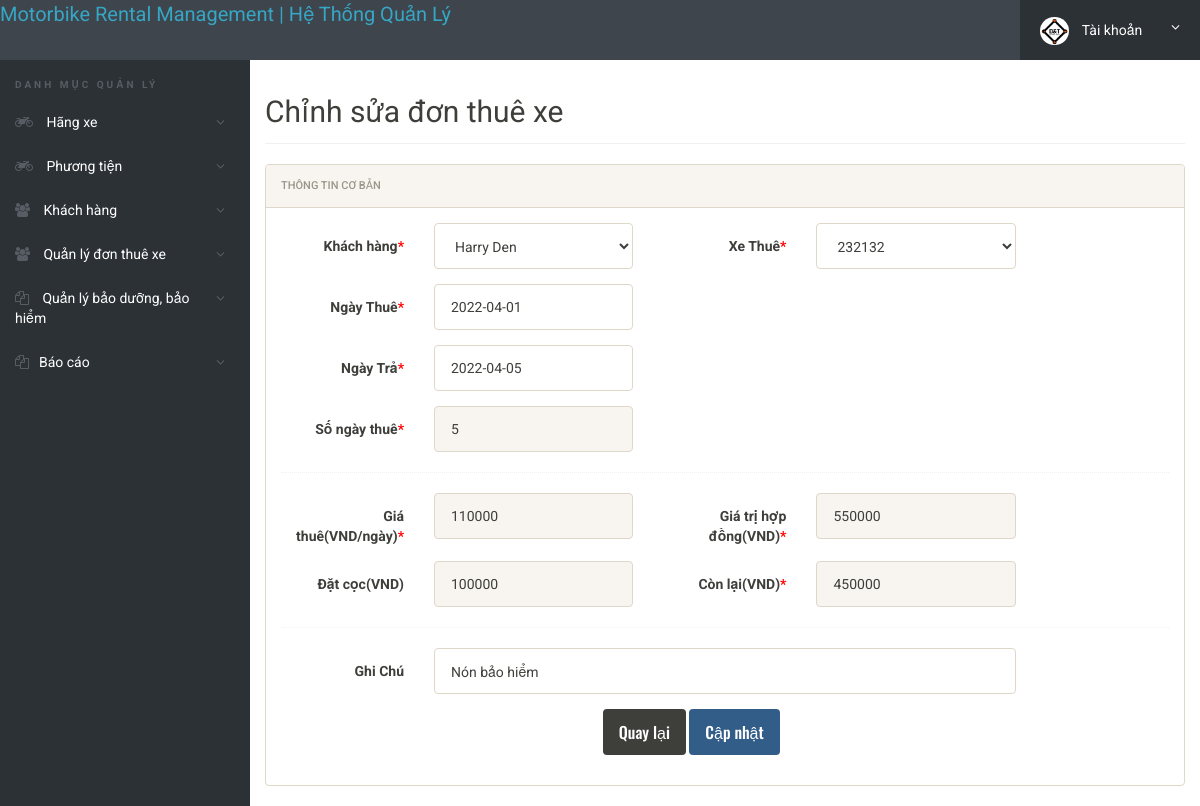
The page /admin/login/edit-booking.php?id=1 (signed in) on the database its author committed.
### tables this page shows
CREATE TABLE IF NOT EXISTS `dathang` (
  `id` int(30) NOT NULL PRIMARY KEY,
  `idkhachhang` int(30) NOT NULL,
  `idxe` int(30) NOT NULL,
  `NgayThue` date NOT NULL,
  `NgayTra` date NOT NULL,
  `SoNgayThue` int(11) NOT NULL DEFAULT 0,
  `GiaTriHopDong` float NOT NULL DEFAULT 0,
  `DatTruoc` float NOT NULL DEFAULT 0,
  `ConLai` float NOT NULL DEFAULT 0,
  `PhiKhac` float NOT NULL DEFAULT 0,
  `GhiChu` varchar(255) DEFAULT NULL,
  `TinhTrang` tinyint(1) NOT NULL DEFAULT 0 COMMENT '0=Picked -up, 1 =Returned, 2=Cancelled',
  `NgayNhap` datetime NOT NULL DEFAULT current_timestamp(),
  `NgayCapNhat` datetime DEFAULT NULL ON UPDATE current_timestamp()
);

CREATE TABLE IF NOT EXISTS `khachhang` (
  `id` int(11) NOT NULL primary key,
  `HoVaTen` varchar(120) DEFAULT NULL,
  `Email` varchar(100) DEFAULT NULL,
  `CCCD` varchar(20) DEFAULT NULL,
  `SoDienThoai` char(11) DEFAULT NULL,
  `NgaySinh` varchar(100) DEFAULT NULL,
  `DiaChi` varchar(255) DEFAULT NULL,
  `Quan` varchar(100) DEFAULT NULL,
  `ThanhPho` varchar(100) DEFAULT NULL,
  `RegDate` timestamp NULL DEFAULT CURRENT_TIMESTAMP,
  `UpdationDate` timestamp NULL DEFAULT NULL ON UPDATE CURRENT_TIMESTAMP
);

### admin/login/edit-booking.php (the view, shortened to what this page needs)
<?php
include('includes/config.php');
if(strlen($_SESSION['alogin'])==0)
	{
header('location:index.php');
}else{
?>
<!doctype html>
<html lang="en" class="no-js">
<head>
	<link rel="stylesheet" href="css/font-awesome.min.css">
	<link rel="stylesheet" href="css/bootstrap.min.css">
	<link rel="stylesheet" href="css/dataTables.bootstrap.min.css">
	<link rel="stylesheet" href="css/bootstrap-social.css">
	<link rel="stylesheet" href="css/bootstrap-select.css">
	<link rel="stylesheet" href="css/fileinput.min.css">
	<link rel="stylesheet" href="css/awesome-bootstrap-checkbox.css">
	<link rel="stylesheet" href="css/style.css">
	<link rel="stylesheet" href="//code.jquery.com/ui/1.12.1/themes/base/jquery-ui.css">
    <link rel="stylesheet" href="https://cdnjs.cloudflare.com/ajax/libs/chosen/1.8.7/chosen.min.css">
</head>
<body>
	<?php include('includes/header.php');?>
	<div class="ts-main-content">
	<?php include('includes/leftbar.php');?>
		<div class="content-wrapper">
			<div class="container-fluid">
				<div class="row">
					<div class="col-md-12">
						<h2 class="page-title">Chỉnh sửa đơn thuê xe</h2>
						<div class="row">
							<div class="col-md-12">
								<div class="panel panel-default">
									<div class="panel-heading">Thông Tin Cơ bản</div>
									<div class="panel-body">
<?php
$id=intval($_GET['id']);
$sql ="SELECT dathang.*,khachhang.HoVaTen,khachhang.id as cid, thongtinxe.TenXe,thongtinxe.GiaThueTheoNgay, thongtinxe.id as vid
from dathang
join khachhang on dathang.idkhachhang=khachhang.id
join thongtinxe on dathang.idxe=thongtinxe.id
where dathang.id=:id";
$query = $dbh -> prepare($sql);
$query-> bindParam(':id', $id, PDO::PARAM_STR);
$query->execute();
$results=$query->fetchAll(PDO::FETCH_OBJ);
if($query->rowCount() > 0)
{
foreach($results as $result)
{	?>
<form method="post" class="form-horizontal" enctype="multipart/form-data" name="submit" onSubmit="return valid();">
<div class="form-group">
 <label class="col-sm-2 control-label">Khách hàng<span style="color:red">*</span></label>
 <div class="col-sm-3">
	<select class="form-control" name="khachhang" id="khachhang" required >
		<option value="<?php echo htmlentities($result->cid);?>"><?php echo htmlentities($cname=$result->HoVaTen); ?> </option>
	</select>
 </div>
 <label class="col-sm-2 control-label">Xe Thuê<span style="color:red">*</span></label>
  <div class="col-sm-3">
	<select class="form-control" name="xethue" id="xethue">
	<option value="<?php echo htmlentities($result->vid);?>"><?php echo htmlentities($bdname=$result->TenXe);?></option>
    </select>
 </div>
</div>
<div class="form-group">
 <label class="col-sm-2 control-label">Ngày Thuê<span style="color:red">*</span></label>
 <div class="col-sm-3">
 <input  class="fromdate form-control" name="ngaythue"  value="<?php echo htmlentities($result->NgayThue);?>" required >
</div>
</div>
<div class="form-group">
 <label class="col-sm-2 control-label">Ngày Trả<span style="color:red">*</span></label>
 <div class="col-sm-3">
 <input  class="todate form-control" name="ngaytra" value="<?php echo htmlentities($result->NgayTra);?>" required>
</div>
</div>
<div class="form-group">
 <label class="col-sm-2 control-label">Số ngày thuê<span style="color:red">*</span></label>
 <div class="col-sm-3">
  <input  name="songaythue" id="songaythue"  class="calculated form-control" value="<?php echo htmlentities($result->SoNgayThue);?>" required readonly>
 </div>
</div>
<div class="hr-dashed"></div>
<div class="form-group">
<label class="col-sm-2 control-label">Giá thuê(VND/ngày)<span style="color:red">*</span></label>
<div class="col-sm-3">
<input type="text" name="giathue" class="form-control" value="<?php echo htmlentities(($result->GiaTriHopDong)/($result->SoNgayThue));?>" required readonly>
</div>
 <label class="col-sm-2 control-label">Giá trị hợp đồng(VND)<span style="color:red">*</span></label>
 <div class="col-sm-3">
  <input type="text" name="giatrihopdong" class="form-control"  jAutoCalc="{songaythue}*{giathue}" required readonly>
 </div>
</div>
<div class="form-group">
 <label class="col-sm-2 control-label">Đặt cọc(VND)</label>
 <div class="col-sm-3">
  <input type="text" name="datcoc" class="form-control" value="<?php echo htmlentities($result->DatTruoc);?>" readonly>
 </div>
  <label class="col-sm-2 control-label">Còn lại(VND)<span style="color:red">*</span></label>
 <div class="col-sm-3">
  <input type="text" name="conlai" class="form-control"  jAutoCalc="{giatrihopdong} - {datcoc}" required readonly>
 </div>
</div>
<div class="hr-dashed"></div>
<div class="form-group">
 <label class="col-sm-2 control-label">Ghi Chú</label>
 <div class="col-sm-8">
  <input type="text" name="ghichu" class="form-control" rows="3" value="<?php echo htmlentities($result->GhiChu);?>">
 </div>
</div>
<?php }} ?>
											<div class="form-group" >
												<div class="col-sm-8 col-sm-offset-2" align="center" style="margin-left:13%;margin-right:auto;display:block;margin-top:0%;margin-bottom:auto;">
													<button class="btn btn-default" type="back" name="back" style="font-size:medium">Quay lại</button>
													<button class="btn btn-primary" name="submit" type="submit" id="submit"style="font-size: medium;">Cập nhật</button>
												</div>
											</div>
</form>
									</div>
								</div>
							</div>
						</div>
					</div>
				</div>
			</div>
		</div>
	</div>
</body>
</html>
<?php } ?>

### admin/login/css/style.css (style rules this page uses)
html { font-size: 14px; }
@media only screen and (min-width: 480px) { html { font-size: 17px; } }
@media only screen and (min-width: 768px) { html { font-size: 14px; } }
body { font-size: 1em; }
.btn { font-family: 'Oswald', sans-serif; }
.hr-dashed { background-color: transparent; border-top: 1px dotted #edf0f5; color: transparent; height: 1px; margin: 20px 0; }
.panel { overflow: hidden; }
.btn { text-transform: none; }
.page-title { padding-bottom: 15px; margin-bottom: 20px; border-bottom: 1px solid #f0f0f0; }
.ts-main-content .content-wrapper { padding-top: 15px; margin-top: 60px; }
@media only screen and (min-width: 992px) { .ts-main-content .content-wrapper { margin-left: 250px; } }

### rows shown on the page
dathang: khachhang "Harry Den", xethue "232132", ngaythue "2022-04-01", ngaytra "2022-04-05", songaythue "5", giathue "110000", datcoc "100000", ghichu "Nón bảo hiểm"
